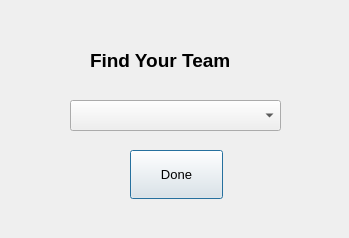
<?xml version="1.0" encoding="UTF-8"?>
<ui version="4.0">
 <class>Dialog</class>
 <widget class="QDialog" name="Dialog">
  <property name="geometry">
   <rect>
    <x>0</x>
    <y>0</y>
    <width>349</width>
    <height>238</height>
   </rect>
  </property>
  <property name="windowTitle">
   <string>FIND</string>
  </property>
  <property name="styleSheet">
   <string notr="true"/>
  </property>
  <property name="sizeGripEnabled">
   <bool>false</bool>
  </property>
  <widget class="QLabel" name="label">
   <property name="geometry">
    <rect>
     <x>90</x>
     <y>40</y>
     <width>161</width>
     <height>40</height>
    </rect>
   </property>
   <property name="font">
    <font>
     <family>Yu Gothic UI</family>
     <pointsize>14</pointsize>
     <weight>75</weight>
     <bold>true</bold>
    </font>
   </property>
   <property name="text">
    <string>Find Your Team</string>
   </property>
  </widget>
  <widget class="QPushButton" name="openbtn">
   <property name="geometry">
    <rect>
     <x>130</x>
     <y>150</y>
     <width>93</width>
     <height>49</height>
    </rect>
   </property>
   <property name="font">
    <font>
     <family>Microsoft Sans Serif</family>
     <pointsize>10</pointsize>
     <weight>50</weight>
     <italic>false</italic>
     <bold>false</bold>
    </font>
   </property>
   <property name="styleSheet">
    <string notr="true">font: 10pt &quot;Microsoft Sans Serif&quot;;</string>
   </property>
   <property name="text">
    <string>Done</string>
   </property>
  </widget>
  <widget class="QComboBox" name="open_cb">
   <property name="geometry">
    <rect>
     <x>70</x>
     <y>100</y>
     <width>211</width>
     <height>31</height>
    </rect>
   </property>
   <property name="styleSheet">
    <string notr="true"/>
   </property>
  </widget>
 </widget>
 <resources/>
 <connections/>
</ui>
